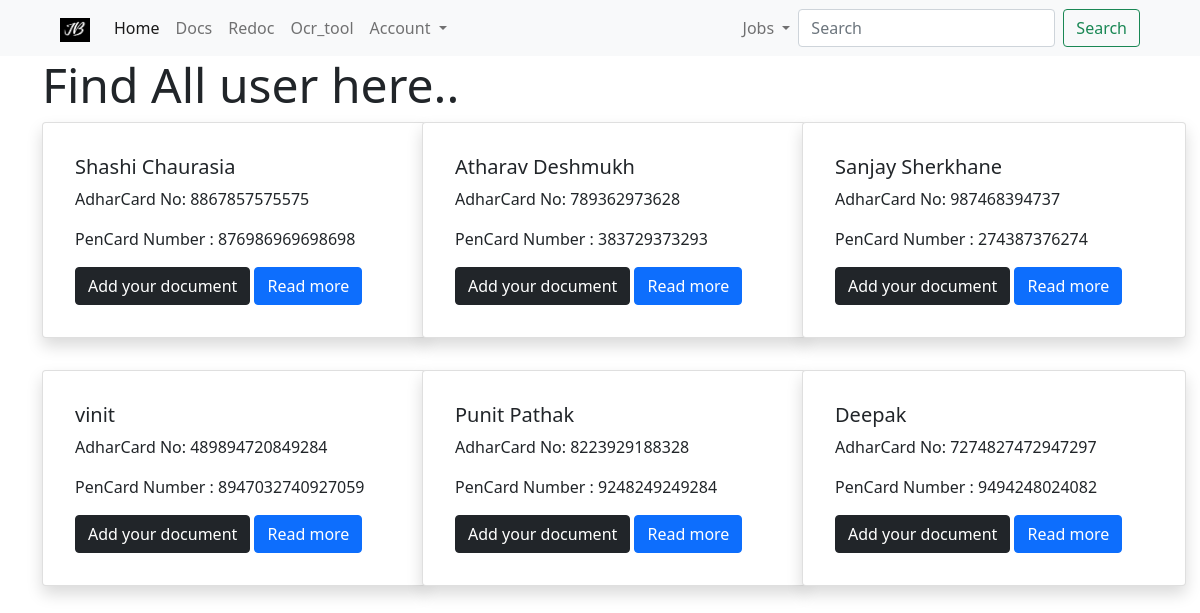
The page / on the database its author committed.
### db/models/jobs.py (models this page shows)
class Job(Base):
    id = Column(Integer, primary_key=True, index=True)
    name = Column(String, nullable=False)
    adhar = Column(String, nullable=False)
    pen = Column(String, nullable=False)
    date_posted = Column(Date)
    is_active = Column(Boolean(), default=True)
    owner_id = Column(Integer, ForeignKey("user.id"))
    owner = relationship("User", back_populates="jobs")

### webapps/jobs/route_jobs.py (the view)
@router.get("/")
async def home(request: Request, db: Session = Depends(get_db), msg: str = None):
    jobs = list_jobs(db=db)
    return templates.TemplateResponse(
        "general_pages/homepage.html", {"request": request, "jobs": jobs, "msg": msg}
    )

### templates/general_pages/homepage.html (shortened to what this page needs)
{% extends "shared/base.html" %}
{% block content %}
  <div class="container">
  <div class="row">
    <div class="col">
      <h1 class="display-5">Find All user here..</h1>
    </div>
  </div>
  <div class="row">
      {% for job in jobs %}
        <div class="col-lg-4 col-md-3 col-sm-10 mr-auto">
          {% with obj=job %}
      		{% include "components/cards.html" %}
    	    {% endwith %}
          {% if loop.index %3 %}
            </div>
          {% else %}
            </div></div><br><div class="row">
          {% endif %}
      {% endfor %}
  </div>
</div>
{% endblock %}

### templates/shared/base.html (shortened to what this page needs)
<!DOCTYPE html>
<html lang="en-us">
<head>
    <link href="https://cdn.jsdelivr.net/npm/bootstrap@5.0.0-beta2/dist/css/bootstrap.min.css" rel="stylesheet">
    <link rel="stylesheet" href="//code.jquery.com/ui/1.12.1/themes/base/jquery-ui.css">
</head>
<body>
    {% include "components/navbar.html" %}
    {% block content %}
    {% endblock %}
</body>
</html>

### templates/components/navbar.html (shortened to what this page needs)
<nav class="navbar navbar-expand-lg navbar-light bg-light px-5">
  <div class="container-fluid">
    <a class="navbar-brand" href="#">
      <img src="{{ url_for('static', path='images/logo.png') }}" alt="" width="30" height="24">
    </a>
    <div class="collapse navbar-collapse" id="navbarSupportedContent">
      <ul class="navbar-nav me-auto mb-2 mb-lg-0">
        <li class="nav-item">
          <a class="nav-link active" aria-current="page" href="/">Home</a>
        </li>
        <li class="nav-item">
          <a class="nav-link" href="/docs/">Docs</a>
        </li>
        <li class="nav-item">
          <a class="nav-link" href="/redoc/">Redoc</a>
        </li>
        <li class="nav-item">
          <a class="nav-link" href="/ocr/">Ocr_tool</a>
        </li>
        <li class="nav-item dropdown">
          <a class="nav-link dropdown-toggle" href="#" id="navbarDropdown" role="button" data-bs-toggle="dropdown" aria-expanded="false">
            Account
          </a>
        </li>
      </ul>
      <ul class="navbar-nav ml-auto mb-2 mb-lg-0">
        <li class="nav-item dropdown">
          <a class="nav-link dropdown-toggle" href="#" id="navbarDropdown" role="button" data-bs-toggle="dropdown" aria-expanded="false">
            Jobs
          </a>
        </li>
      </ul>
      <form class="d-flex" action="/search/">
        <input class="form-control me-2" name="query" id="autocomplete" type="search" placeholder="Search" aria-label="Search">
        <button class="btn btn-outline-success" type="submit">Search</button>
      </form>
    </div>
  </div>
</nav>

### templates/components/cards.html
<div class="card shadow p-3 mb-2 bg-body rounded" style="width: 24rem;">
  <div class="card-body">
    <h5 class="card-name">{{obj.name}}</h5>
    <p class="card-text">AdharCard No: {{obj.adhar}}</p>
    <p class="card-text">PenCard Number : {{obj.pen}}</p>
    <a href="/ocr/" class="btn btn-dark">Add your document</a>
    <a href="/details/{{obj.id}}" class="btn btn-primary">Read more</a>
  </div>
</div>

### rows shown on the page
Job: name "Shashi Chaurasia", adhar "8867857575575", pen "876986969698698"
Job: name "Atharav Deshmukh", adhar "789362973628", pen "383729373293"
Job: name "Sanjay Sherkhane", adhar "987468394737", pen "274387376274"
Job: name "vinit", adhar "489894720849284", pen "8947032740927059"
Job: name "Punit Pathak", adhar "8223929188328", pen "9248249249284"
Job: name "Deepak", adhar "7274827472947297", pen "9494248024082"
